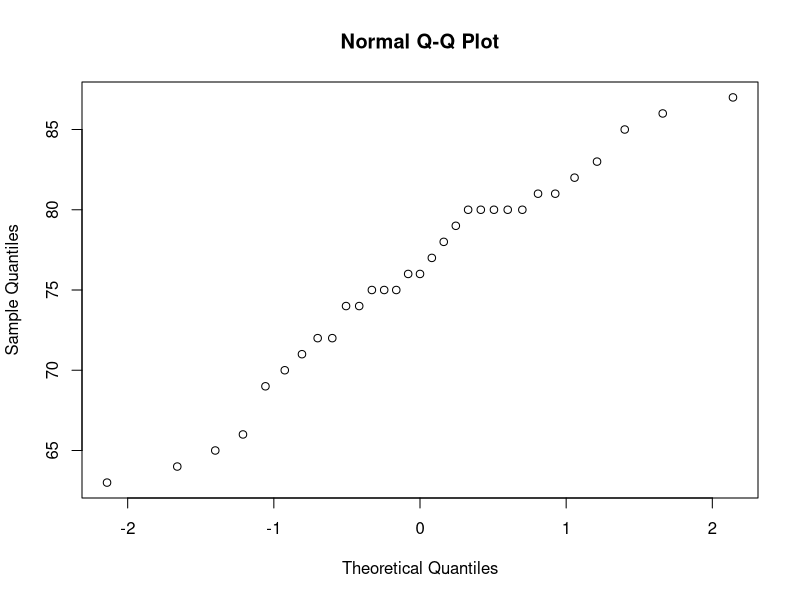
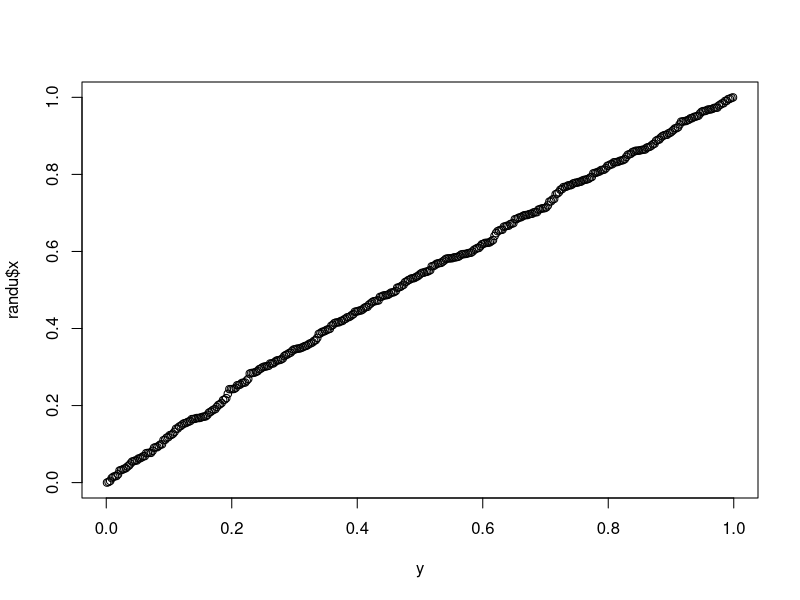
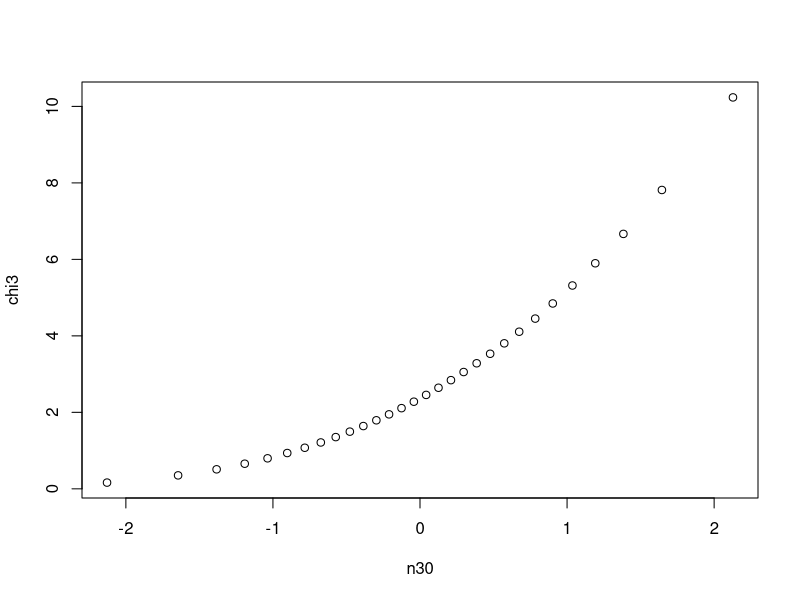
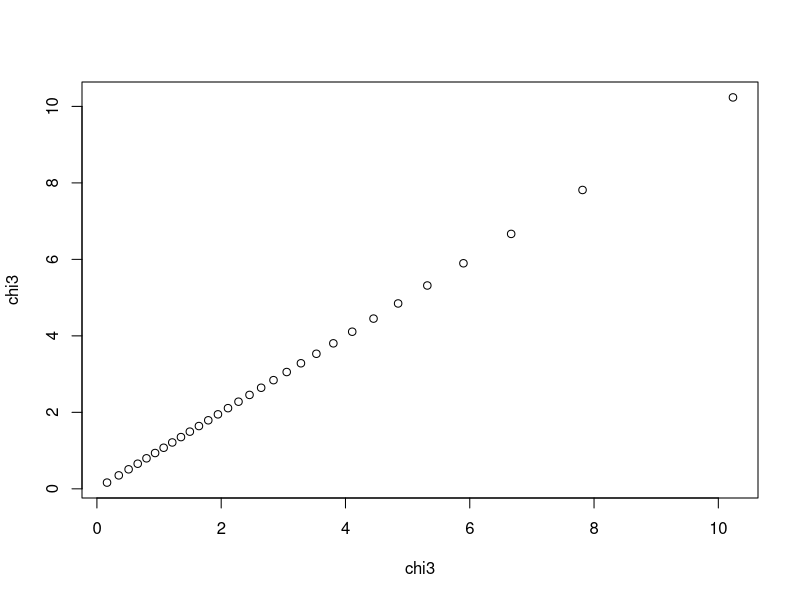
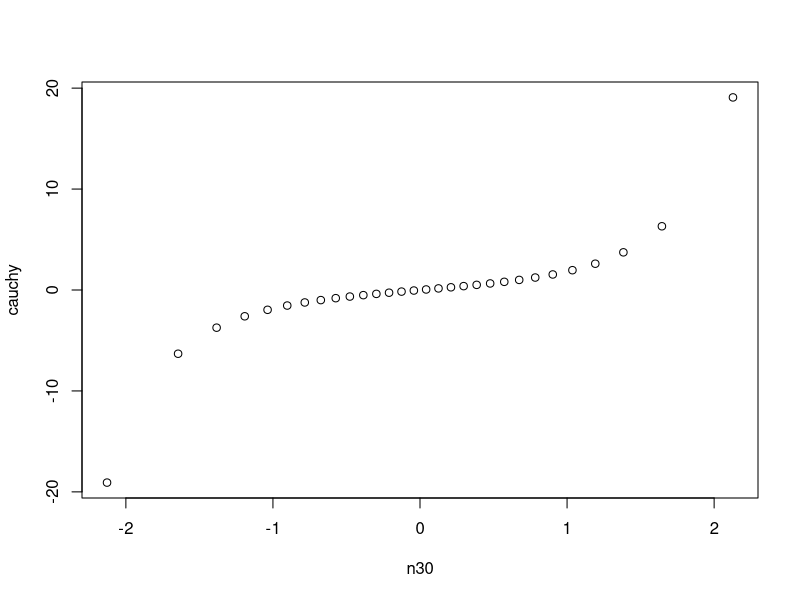
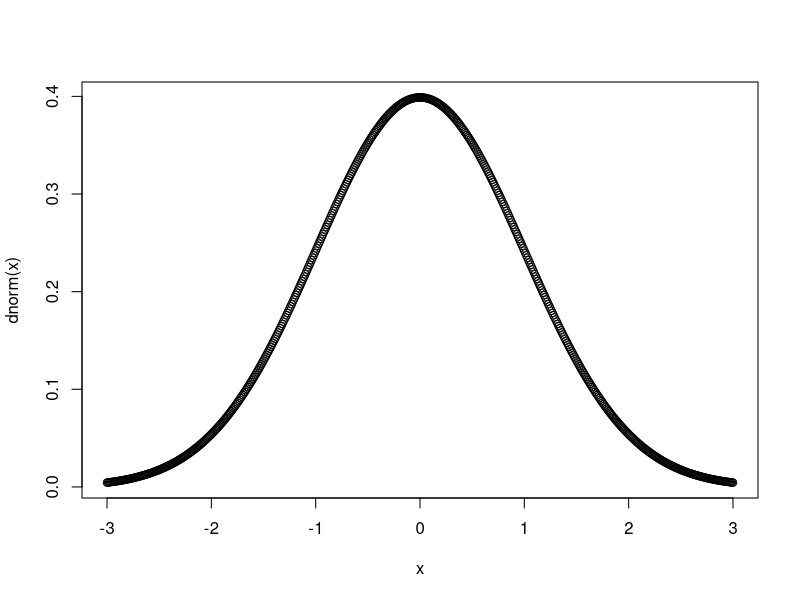
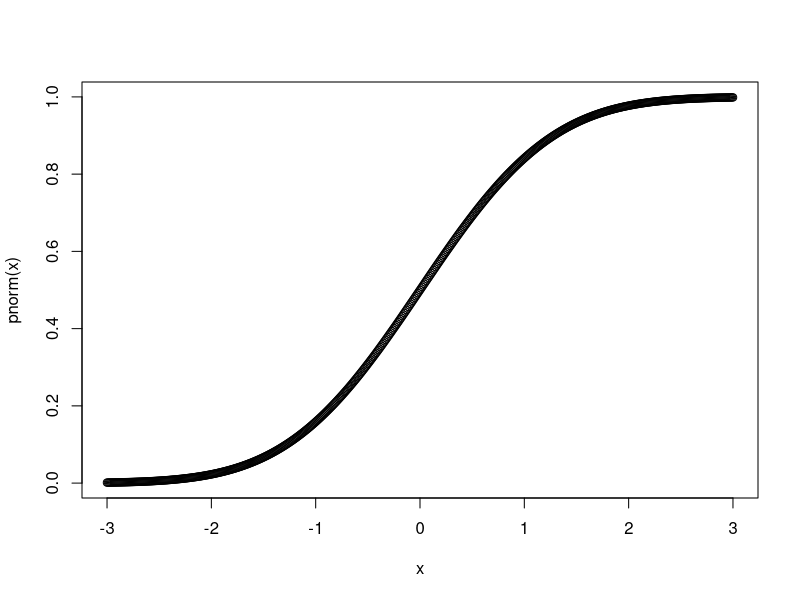
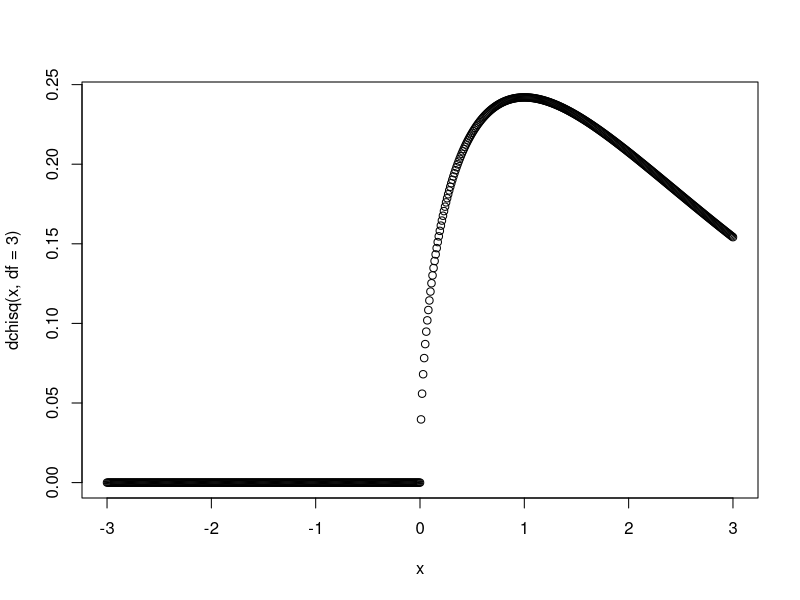

R code for these plots, in order:
#Quantil quantil

library(tidyverse)

s <- seq(0.01,0.99,0.01)

qn <- qnorm(s)

qn

df <- data.frame(p = s, q = qn)

df

sample <- rnorm(200)

sample

quantile(sample, probs = s)

#qqnorm

trees

qqnorm(trees$Height)


#qqplot

randu

n <- length(randu$x)

n

y <- qunif(ppoints(n))

qqplot(y, randu$x)


chi3 <- qchisq(ppoints(30), df = 3)

n30 <- qnorm(ppoints(30))

qqplot(n30, chi3)


qqplot(chi3, chi3)


#Distribucion cauchi

cauchy <- qcauchy(ppoints(30))

qqplot(n30, cauchy)


x <- seq(-3, 3, 0.01)

plot(x, dnorm(x))

plot(x, pnorm(x))

plot(x, dchisq(x, df = 3))

plot(x, pchisq(x, df = 3))

plot(x, dcauchy(x))

plot(x, pcauchy(x))
